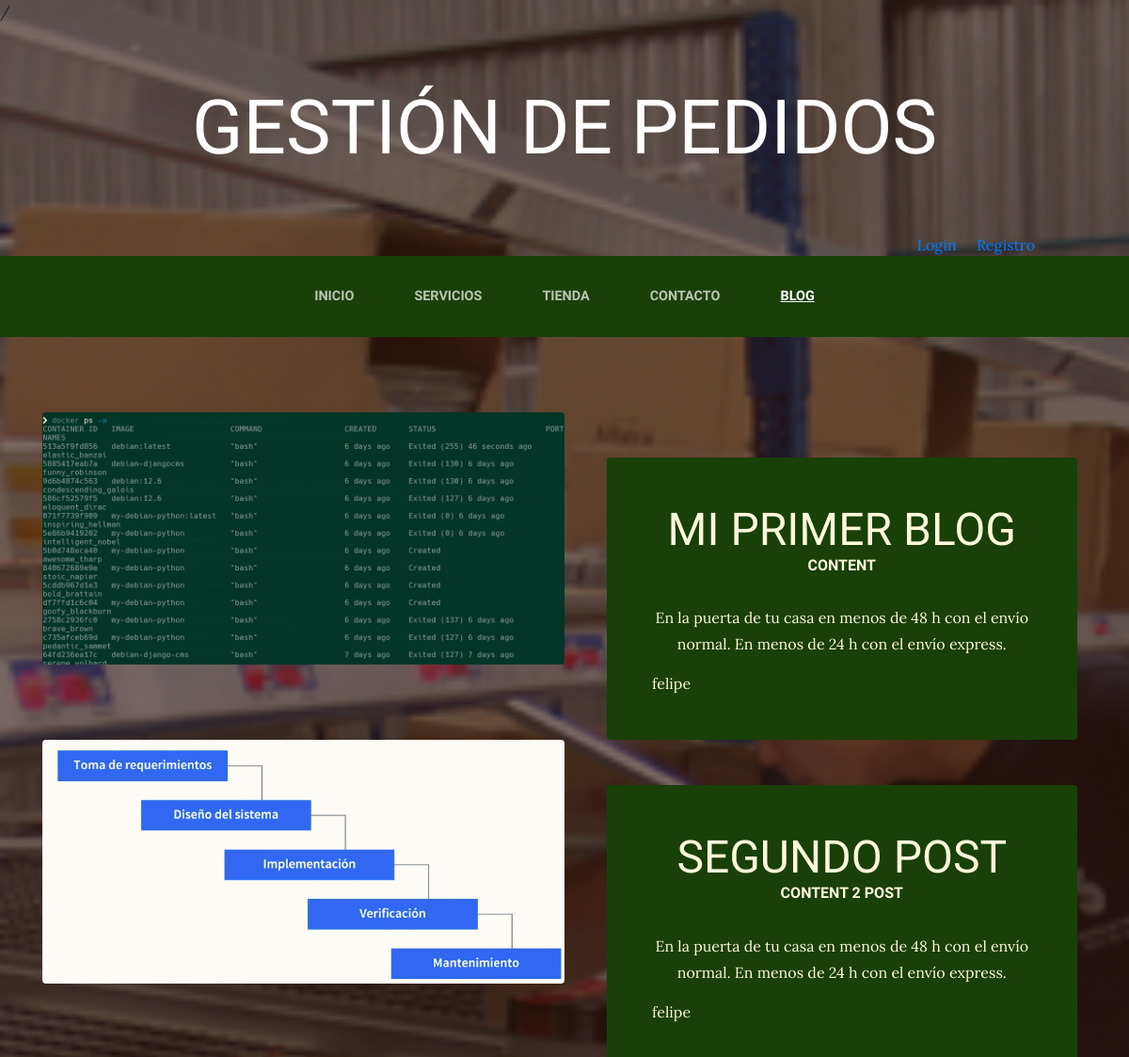
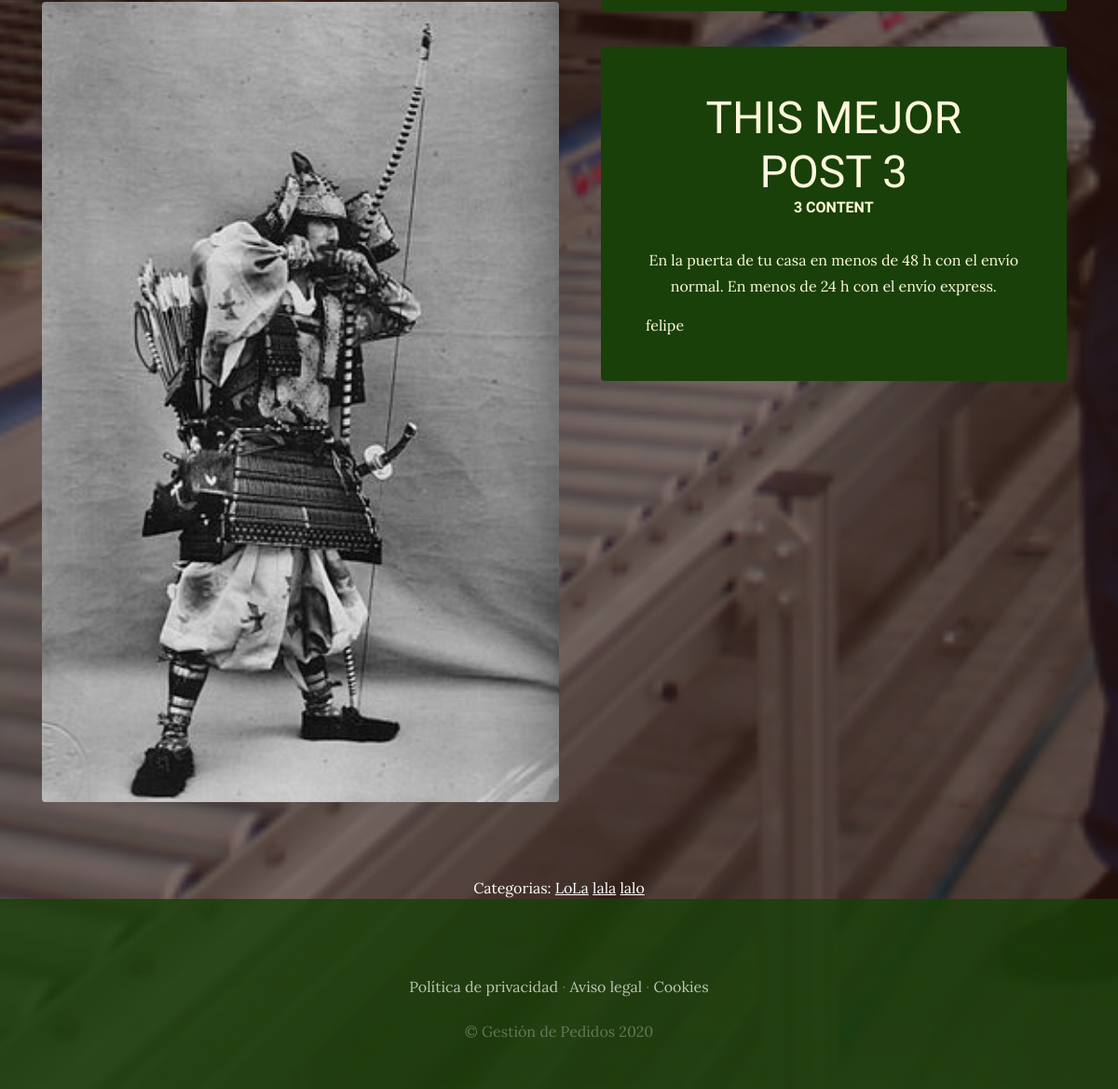
Screenshot of /blog/ with the database file from the repository (2 pictures, top to bottom).
### blog/models.py (models this page shows, shortened)
class Post(models.Model):
    titulo = models.CharField(max_length=50)
    contenido = models.CharField(max_length=50)
    imagen = models.ImageField(upload_to="blog", null=True, blank=True)
    autor = models.ForeignKey(User, on_delete = models.CASCADE)
    categorias = models.ManyToManyField(Categoria)
    created = models.DateTimeField(auto_now_add=True)
    updated = models.DateTimeField(auto_now_add=True)
    class Meta:
        verbose_name = "post"
        verbose_name_plural = "posts"

class Categoria(models.Model):
    nombre = models.CharField(max_length=50)
    created = models.DateTimeField(auto_now_add=True)
    updated = models.DateTimeField(auto_now_add=True)
    class Meta:
        verbose_name = "categoria"
        verbose_name_plural = "categorias"

### blog/views.py (the view)
# urls.py: 2. Add a URL to urlpatterns:  path('blog/', include('blog.urls'))
def blog(request):
    posts = Post.objects.all()
    return render(request, "blog/blog.html", { "posts": posts})

### carro/context_processor.py (called while the page is built)
def importe_total_carro(request):
    total = 0
    if not request.path.startswith('/admin/'):
        carro = request.session.get('carro', {})
        for key, value in carro.items():
            total += float(value["precio"]) * value["cantidad"]
    return {"importe_total_carro": total}

### blog/templates/blog/blog.html
{% extends "ProyectoWebApp/base.html" %} {% load static %} {% block content %}
    {% for post in posts %}
    <section class="page-section clearfix">
        <div class="container">
          <div class="intro">
            <img
              class="intro-img img-fluid mb-3 mb-lg-0 rounded"
              src="{{ post.imagen.url }}"
              alt=""
              style="width: 50%;"
            />
            <div class="intro-text left-0 text-center bg-faded p-5 rounded">
              <h2 class="section-heading mb-4">
                <span class="section-heading-lower">{{ post.titulo }}</span>
                <span class="section-heading-upper">{{ post.contenido }}</span>
              </h2>
              <p class="mb-3">
                En la puerta de tu casa en menos de 48 h con el envío normal. En
                menos de 24 h con el envío express.
              </p>
              <div style="text-align: left;">
                <span class="section-heading-lower" >{{ post.autor }}</span>
              </div>
            </div>
          </div>
        </div>
      </section>
    {% endfor %}
    <section>
        <div style="width: 75%; margin: auto; text-align: center; color: white">
            Categorias:
            {% for post in posts %}
                {% for categoria  in post.categorias.all %}
                  <a class='linksCategorias' href="{% url 'categoria' categoria.id %}">{{ categoria.nombre }}</a>
                {% endfor %}
            {% endfor %}
        </div>
    </section>
{% endblock %}

### ProyectoWebApp/templates/ProyectoWebApp/base.html (shortened to what this page needs)
/<html>
  <head>
    {% load static  %}
    <link href=" {% static 'ProyectoWebApp/vendor/bootstrap/css/bootstrap.min.css' %} " rel="stylesheet" />
    <link href="{% static 'ProyectoWebApp/css/gestion.css' %}" rel="stylesheet" />
  </head>
  <body>
    <h1 class="site-heading text-center text-white d-none d-lg-block">
      <span class="site-heading-lower">Gestión de Pedidos</span>
    </h1>
    <div style="text-align: right; margin-right: 100px; color: white;">
      {% if user.is_authenticated %}
        Hola {{ user.username }} &nbsp; &nbsp; <a style="color: white;" href="{% url 'cerrar_sesion' %}"> Cerrar Session </a>
      {% else %}
        <a href="{% url 'logear' %}"> Login </a> &nbsp; &nbsp; <a href="{% url 'Autenticacion' %}"> Registro </a>
      {% endif %}
    </div>
    <nav class="navbar navbar-expand-lg navbar-dark py-lg-4" id="mainNav">
      <div class="container">
        <div class="collapse navbar-collapse" id="navbarResponsive">
          <ul class="navbar-nav mx-auto">
            <li class="nav-item {% if request.path == '/' %} active {% endif %} px-lg-4">
              <a class="nav-link text-uppercase text-expanded" href="{% url 'Home' %}"
                >Inicio</a
              >
            </li>
            <li class="nav-item {% if request.path == '/servicios/' %} active {% endif %} px-lg-4">
              <a
                class="nav-link text-uppercase text-expanded"
                href="{% url 'Servicios' %}"
                >Servicios</a
              >
            </li>
            <li class="nav-item {% if request.path == '/tienda/' %} active {% endif %} px-lg-4">
              <a
                class="nav-link text-uppercase text-expanded"
                href="{% url 'Tienda' %}"
                >Tienda</a
              >
            </li>
            <li class="nav-item {% if request.path == '/contacto/' %} active {% endif %} px-lg-4">
              <a
                class="nav-link text-uppercase text-expanded"
                href="{% url 'Contacto' %}"
                >Contacto</a
              >
            </li>
            <li class="nav-item {% if request.path|slice:':6' == '/blog/' %} active {% endif %} px-lg-4">
              <a class="nav-link text-uppercase text-expanded" href="{% url 'Blog' %}"
                >Blog</a
              >
            </li>
          </ul>
        </div>
      </div>
    </nav>
    {% block content %}
    {% endblock %}
    <footer class="footer text-faded text-center py-5">
      <div class="container">
        <p class="m-0 mbt">
          <a href="sample.html" class="link">Política de privacidad</a> ·
          <a href="sample.html" class="link">Aviso legal</a> ·
          <a href="sample.html" class="link">Cookies</a>
        </p>
        <p class="m-0 mbt1">&copy; Gestión de Pedidos 2020</p>
      </div>
    </footer>
  </body>
</html>

### ProyectoWebApp/static/ProyectoWebApp/css/gestion.css (style rules this page uses)
body { font-family: 'Lora'; background: linear-gradient(rgba(47, 23, 15, 0.65), rgba(47, 23, 15, 0.65)), url("../img/bg_main.jpg"); background-attachment: fixed; background-position: center; background-size: cover; }
h1, h2, h3, h4, h5, h6 { font-family: 'Raleway'; }
p { line-height: 1.75; }
.text-faded { color: rgba(255, 255, 255, 0.3); }
.site-heading { margin-top: 5rem; margin-bottom: 5rem; text-transform: uppercase; line-height: 1; font-family: 'Raleway'; }
.site-heading .site-heading-lower { font-size: 5rem; font-weight: 100; line-height: 4rem; }
.page-section { margin-top: 5rem; margin-bottom: 5rem; }
.section-heading { text-transform: uppercase; }
.section-heading .section-heading-upper { display: block; font-size: 1rem; font-weight: 800; padding-bottom:.5rem; }
.section-heading .section-heading-lower { display: block; font-size: 3rem; font-weight: 100; }
.bg-faded { background-color: rgba(255, 255, 255, 0.85); }
#mainNav { background-color: rgba(24, 64, 8); font-family: 'Raleway'; }
#mainNav .navbar-nav .nav-item .nav-link { color: rgba(255, 255, 255, 0.7); font-weight: 800; }
#mainNav .navbar-nav .nav-item.active .nav-link { color: #ffffff; text-decoration: underline; }
@media (min-width: 992px) { #mainNav .navbar-nav .nav-item .nav-link { font-size: 0.9rem; } }
.intro { position: relative; }
@media (min-width: 992px) { .intro .intro-img { width: 75%; float: left; } }
@media (min-width: 992px) { .intro .intro-text { left: 600; width: 60%; margin-top: 3rem; background-color: rgba(24, 64, 8); color: cornsilk; position: absolute; } }
@media (min-width: 1200px) { .intro .intro-text { width: 45%; } }
.footer { background-color: rgba(24, 64, 8, 0.8); }
.mbt { padding-top: 2rem; }
.mbt1 { padding-top: 1.25rem; }
a.link { color: rgba(255, 255, 255, 0.7); }
.linksCategorias { color: white !important; text-decoration: underline;; }

### rows the page displays
Post: imagen (picture), titulo "MI PRIMER BLOG", contenido "CONTENT", autor "felipe"
Post: imagen (picture), titulo "SEGUNDO POST", contenido "CONTENT 2 POST", autor "felipe"
Post: imagen (picture), titulo "THIS MEJOR POST 3", contenido "3 CONTENT", autor "felipe"
Categoria: nombre "LoLa"
Categoria: nombre "lala"
Categoria: nombre "lalo"
